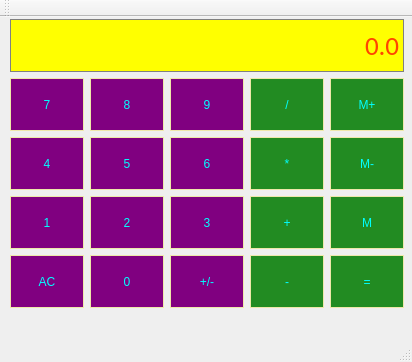
<?xml version="1.0" encoding="UTF-8"?>
<ui version="4.0">
 <class>MainWindow</class>
 <widget class="QMainWindow" name="MainWindow">
  <property name="geometry">
   <rect>
    <x>0</x>
    <y>0</y>
    <width>412</width>
    <height>362</height>
   </rect>
  </property>
  <property name="windowTitle">
   <string>MainWindow</string>
  </property>
  <widget class="QWidget" name="centralWidget">
   <widget class="QPushButton" name="pushButton_19">
    <property name="geometry">
     <rect>
      <x>330</x>
      <y>238</y>
      <width>74</width>
      <height>53</height>
     </rect>
    </property>
    <property name="sizePolicy">
     <sizepolicy hsizetype="Preferred" vsizetype="Preferred">
      <horstretch>0</horstretch>
      <verstretch>0</verstretch>
     </sizepolicy>
    </property>
    <property name="styleSheet">
     <string notr="true">QPushButton
{
	background-color: #228B22;
	border:1px solid #EEE8AA;
	padding: 5px;
	color: #00FFFF;
}

QPushButton:pressed
{
	background-color: #778899;
	border:1px solid #EEE8AA;
	padding: 5px;
	color: #00FFFF;
}
</string>
    </property>
    <property name="text">
     <string>=</string>
    </property>
   </widget>
   <widget class="QPushButton" name="pushButton_11">
    <property name="geometry">
     <rect>
      <x>170</x>
      <y>238</y>
      <width>74</width>
      <height>53</height>
     </rect>
    </property>
    <property name="sizePolicy">
     <sizepolicy hsizetype="Preferred" vsizetype="Preferred">
      <horstretch>0</horstretch>
      <verstretch>0</verstretch>
     </sizepolicy>
    </property>
    <property name="styleSheet">
     <string notr="true">QPushButton
{
	background-color: #800080;
	border:1px solid #EEE8AA;
	padding: 5px;
	color: #00FFFF;
}

QPushButton:pressed
{
	background-color: #778899;
	border:1px solid #EEE8AA;
	padding: 5px;
	color: #00FFFF;
}
</string>
    </property>
    <property name="text">
     <string>+/-</string>
    </property>
   </widget>
   <widget class="QPushButton" name="pushButton_0">
    <property name="geometry">
     <rect>
      <x>90</x>
      <y>238</y>
      <width>74</width>
      <height>53</height>
     </rect>
    </property>
    <property name="sizePolicy">
     <sizepolicy hsizetype="Preferred" vsizetype="Preferred">
      <horstretch>0</horstretch>
      <verstretch>0</verstretch>
     </sizepolicy>
    </property>
    <property name="styleSheet">
     <string notr="true">QPushButton
{
	background-color: #800080;
	border:1px solid #EEE8AA;
	padding: 5px;
	color: #00FFFF;
}

QPushButton:pressed
{
	background-color: #778899;
	border:1px solid #EEE8AA;
	padding: 5px;
	color: #00FFFF;
}
</string>
    </property>
    <property name="text">
     <string>0</string>
    </property>
   </widget>
   <widget class="QLineEdit" name="lineEdit">
    <property name="geometry">
     <rect>
      <x>10</x>
      <y>2</y>
      <width>394</width>
      <height>53</height>
     </rect>
    </property>
    <property name="sizePolicy">
     <sizepolicy hsizetype="Preferred" vsizetype="Minimum">
      <horstretch>0</horstretch>
      <verstretch>0</verstretch>
     </sizepolicy>
    </property>
    <property name="font">
     <font>
      <family>Calibri</family>
      <pointsize>20</pointsize>
     </font>
    </property>
    <property name="styleSheet">
     <string notr="true">QLineEdit
{
	background-color: #FFFF00;
	border: 1px solid gray;
	color: #FF4500;
}</string>
    </property>
    <property name="text">
     <string>0.0</string>
    </property>
    <property name="alignment">
     <set>Qt::AlignRight|Qt::AlignTrailing|Qt::AlignVCenter</set>
    </property>
   </widget>
   <widget class="QPushButton" name="pushButton_7">
    <property name="geometry">
     <rect>
      <x>10</x>
      <y>61</y>
      <width>74</width>
      <height>53</height>
     </rect>
    </property>
    <property name="sizePolicy">
     <sizepolicy hsizetype="Preferred" vsizetype="Preferred">
      <horstretch>0</horstretch>
      <verstretch>0</verstretch>
     </sizepolicy>
    </property>
    <property name="styleSheet">
     <string notr="true">QPushButton
{
	background-color: #800080;
	border:1px solid #EEE8AA;
	padding: 5px;
	color: #00FFFF;
}

QPushButton:pressed
{
	background-color: #778899;
	border:1px solid #EEE8AA;
	padding: 5px;
	color: #00FFFF;
}
</string>
    </property>
    <property name="text">
     <string>7</string>
    </property>
   </widget>
   <widget class="QPushButton" name="pushButton_6">
    <property name="geometry">
     <rect>
      <x>170</x>
      <y>120</y>
      <width>74</width>
      <height>53</height>
     </rect>
    </property>
    <property name="sizePolicy">
     <sizepolicy hsizetype="Preferred" vsizetype="Preferred">
      <horstretch>0</horstretch>
      <verstretch>0</verstretch>
     </sizepolicy>
    </property>
    <property name="styleSheet">
     <string notr="true">QPushButton
{
	background-color: #800080;
	border:1px solid #EEE8AA;
	padding: 5px;
	color: #00FFFF;
}

QPushButton:pressed
{
	background-color: #778899;
	border:1px solid #EEE8AA;
	padding: 5px;
	color: #00FFFF;
}
</string>
    </property>
    <property name="text">
     <string>6</string>
    </property>
   </widget>
   <widget class="QPushButton" name="pushButton_12">
    <property name="geometry">
     <rect>
      <x>250</x>
      <y>61</y>
      <width>74</width>
      <height>53</height>
     </rect>
    </property>
    <property name="sizePolicy">
     <sizepolicy hsizetype="Preferred" vsizetype="Preferred">
      <horstretch>0</horstretch>
      <verstretch>0</verstretch>
     </sizepolicy>
    </property>
    <property name="styleSheet">
     <string notr="true">QPushButton
{
	background-color: #228B22;
	border:1px solid #EEE8AA;
	padding: 5px;
	color: #00FFFF;
}

QPushButton:pressed
{
	background-color: #778899;
	border:1px solid #EEE8AA;
	padding: 5px;
	color: #00FFFF;
}
</string>
    </property>
    <property name="text">
     <string>/</string>
    </property>
   </widget>
   <widget class="QPushButton" name="pushButton_5">
    <property name="geometry">
     <rect>
      <x>90</x>
      <y>120</y>
      <width>74</width>
      <height>53</height>
     </rect>
    </property>
    <property name="sizePolicy">
     <sizepolicy hsizetype="Preferred" vsizetype="Preferred">
      <horstretch>0</horstretch>
      <verstretch>0</verstretch>
     </sizepolicy>
    </property>
    <property name="styleSheet">
     <string notr="true">QPushButton
{
	background-color: #800080;
	border:1px solid #EEE8AA;
	padding: 5px;
	color: #00FFFF;
}

QPushButton:pressed
{
	background-color: #778899;
	border:1px solid #EEE8AA;
	padding: 5px;
	color: #00FFFF;
}
</string>
    </property>
    <property name="text">
     <string>5</string>
    </property>
   </widget>
   <widget class="QPushButton" name="pushButton_16">
    <property name="geometry">
     <rect>
      <x>330</x>
      <y>61</y>
      <width>74</width>
      <height>53</height>
     </rect>
    </property>
    <property name="sizePolicy">
     <sizepolicy hsizetype="Preferred" vsizetype="Preferred">
      <horstretch>0</horstretch>
      <verstretch>0</verstretch>
     </sizepolicy>
    </property>
    <property name="styleSheet">
     <string notr="true">QPushButton
{
	background-color: #228B22;
	border:1px solid #EEE8AA;
	padding: 5px;
	color: #00FFFF;
}

QPushButton:pressed
{
	background-color: #778899;
	border:1px solid #EEE8AA;
	padding: 5px;
	color: #00FFFF;
}
</string>
    </property>
    <property name="text">
     <string>M+</string>
    </property>
   </widget>
   <widget class="QPushButton" name="pushButton_2">
    <property name="geometry">
     <rect>
      <x>90</x>
      <y>179</y>
      <width>74</width>
      <height>53</height>
     </rect>
    </property>
    <property name="sizePolicy">
     <sizepolicy hsizetype="Preferred" vsizetype="Preferred">
      <horstretch>0</horstretch>
      <verstretch>0</verstretch>
     </sizepolicy>
    </property>
    <property name="styleSheet">
     <string notr="true">QPushButton
{
	background-color: #800080;
	border:1px solid #EEE8AA;
	padding: 5px;
	color: #00FFFF;
}

QPushButton:pressed
{
	background-color: #778899;
	border:1px solid #EEE8AA;
	padding: 5px;
	color: #00FFFF;
}
</string>
    </property>
    <property name="text">
     <string>2</string>
    </property>
   </widget>
   <widget class="QPushButton" name="pushButton_8">
    <property name="geometry">
     <rect>
      <x>90</x>
      <y>61</y>
      <width>74</width>
      <height>53</height>
     </rect>
    </property>
    <property name="sizePolicy">
     <sizepolicy hsizetype="Preferred" vsizetype="Preferred">
      <horstretch>0</horstretch>
      <verstretch>0</verstretch>
     </sizepolicy>
    </property>
    <property name="styleSheet">
     <string notr="true">QPushButton
{
	background-color: #800080;
	border:1px solid #EEE8AA;
	padding: 5px;
	color: #00FFFF;
}

QPushButton:pressed
{
	background-color: #778899;
	border:1px solid #EEE8AA;
	padding: 5px;
	color: #00FFFF;
}
</string>
    </property>
    <property name="text">
     <string>8</string>
    </property>
   </widget>
   <widget class="QPushButton" name="pushButton_18">
    <property name="geometry">
     <rect>
      <x>330</x>
      <y>179</y>
      <width>74</width>
      <height>53</height>
     </rect>
    </property>
    <property name="sizePolicy">
     <sizepolicy hsizetype="Preferred" vsizetype="Preferred">
      <horstretch>0</horstretch>
      <verstretch>0</verstretch>
     </sizepolicy>
    </property>
    <property name="styleSheet">
     <string notr="true">QPushButton
{
	background-color: #228B22;
	border:1px solid #EEE8AA;
	padding: 5px;
	color: #00FFFF;
}

QPushButton:pressed
{
	background-color: #778899;
	border:1px solid #EEE8AA;
	padding: 5px;
	color: #00FFFF;
}
</string>
    </property>
    <property name="text">
     <string>M</string>
    </property>
   </widget>
   <widget class="QPushButton" name="pushButton_10">
    <property name="geometry">
     <rect>
      <x>10</x>
      <y>238</y>
      <width>74</width>
      <height>53</height>
     </rect>
    </property>
    <property name="sizePolicy">
     <sizepolicy hsizetype="Preferred" vsizetype="Preferred">
      <horstretch>0</horstretch>
      <verstretch>0</verstretch>
     </sizepolicy>
    </property>
    <property name="styleSheet">
     <string notr="true">QPushButton
{
	background-color: #800080;
	border:1px solid #EEE8AA;
	padding: 5px;
	color: #00FFFF;
}

QPushButton:pressed
{
	background-color: #778899;
	border:1px solid #EEE8AA;
	padding: 5px;
	color: #00FFFF;
}
</string>
    </property>
    <property name="text">
     <string>AC</string>
    </property>
   </widget>
   <widget class="QPushButton" name="pushButton_15">
    <property name="geometry">
     <rect>
      <x>250</x>
      <y>238</y>
      <width>74</width>
      <height>53</height>
     </rect>
    </property>
    <property name="sizePolicy">
     <sizepolicy hsizetype="Preferred" vsizetype="Preferred">
      <horstretch>0</horstretch>
      <verstretch>0</verstretch>
     </sizepolicy>
    </property>
    <property name="styleSheet">
     <string notr="true">QPushButton
{
	background-color: #228B22;
	border:1px solid #EEE8AA;
	padding: 5px;
	color: #00FFFF;
}

QPushButton:pressed
{
	background-color: #778899;
	border:1px solid #EEE8AA;
	padding: 5px;
	color: #00FFFF;
}
</string>
    </property>
    <property name="text">
     <string>-</string>
    </property>
   </widget>
   <widget class="QPushButton" name="pushButton_9">
    <property name="geometry">
     <rect>
      <x>170</x>
      <y>61</y>
      <width>74</width>
      <height>53</height>
     </rect>
    </property>
    <property name="sizePolicy">
     <sizepolicy hsizetype="Preferred" vsizetype="Preferred">
      <horstretch>0</horstretch>
      <verstretch>0</verstretch>
     </sizepolicy>
    </property>
    <property name="styleSheet">
     <string notr="true">QPushButton
{
	background-color: #800080;
	border:1px solid #EEE8AA;
	padding: 5px;
	color: #00FFFF;
}

QPushButton:pressed
{
	background-color: #778899;
	border:1px solid #EEE8AA;
	padding: 5px;
	color: #00FFFF;
}
</string>
    </property>
    <property name="text">
     <string>9</string>
    </property>
   </widget>
   <widget class="QPushButton" name="pushButton_13">
    <property name="geometry">
     <rect>
      <x>250</x>
      <y>120</y>
      <width>74</width>
      <height>53</height>
     </rect>
    </property>
    <property name="sizePolicy">
     <sizepolicy hsizetype="Preferred" vsizetype="Preferred">
      <horstretch>0</horstretch>
      <verstretch>0</verstretch>
     </sizepolicy>
    </property>
    <property name="styleSheet">
     <string notr="true">QPushButton
{
	background-color: #228B22;
	border:1px solid #EEE8AA;
	padding: 5px;
	color: #00FFFF;
}

QPushButton:pressed
{
	background-color: #778899;
	border:1px solid #EEE8AA;
	padding: 5px;
	color: #00FFFF;
}
</string>
    </property>
    <property name="text">
     <string>*</string>
    </property>
   </widget>
   <widget class="QPushButton" name="pushButton_17">
    <property name="geometry">
     <rect>
      <x>330</x>
      <y>120</y>
      <width>74</width>
      <height>53</height>
     </rect>
    </property>
    <property name="sizePolicy">
     <sizepolicy hsizetype="Preferred" vsizetype="Preferred">
      <horstretch>0</horstretch>
      <verstretch>0</verstretch>
     </sizepolicy>
    </property>
    <property name="styleSheet">
     <string notr="true">QPushButton
{
	background-color: #228B22;
	border:1px solid #EEE8AA;
	padding: 5px;
	color: #00FFFF;
}

QPushButton:pressed
{
	background-color: #778899;
	border:1px solid #EEE8AA;
	padding: 5px;
	color: #00FFFF;
}
</string>
    </property>
    <property name="text">
     <string>M-</string>
    </property>
   </widget>
   <widget class="QPushButton" name="pushButton_1">
    <property name="geometry">
     <rect>
      <x>10</x>
      <y>179</y>
      <width>74</width>
      <height>53</height>
     </rect>
    </property>
    <property name="sizePolicy">
     <sizepolicy hsizetype="Preferred" vsizetype="Preferred">
      <horstretch>0</horstretch>
      <verstretch>0</verstretch>
     </sizepolicy>
    </property>
    <property name="styleSheet">
     <string notr="true">QPushButton
{
	background-color: #800080;
	border:1px solid #EEE8AA;
	padding: 5px;
	color: #00FFFF;
}

QPushButton:pressed
{
	background-color: #778899;
	border:1px solid #EEE8AA;
	padding: 5px;
	color: #00FFFF;
}
</string>
    </property>
    <property name="text">
     <string>1</string>
    </property>
   </widget>
   <widget class="QPushButton" name="pushButton_14">
    <property name="geometry">
     <rect>
      <x>250</x>
      <y>179</y>
      <width>74</width>
      <height>53</height>
     </rect>
    </property>
    <property name="sizePolicy">
     <sizepolicy hsizetype="Preferred" vsizetype="Preferred">
      <horstretch>0</horstretch>
      <verstretch>0</verstretch>
     </sizepolicy>
    </property>
    <property name="styleSheet">
     <string notr="true">QPushButton
{
	background-color: #228B22;
	border:1px solid #EEE8AA;
	padding: 5px;
	color: #00FFFF;
}

QPushButton:pressed
{
	background-color: #778899;
	border:1px solid #EEE8AA;
	padding: 5px;
	color: #00FFFF;
}
</string>
    </property>
    <property name="text">
     <string>+</string>
    </property>
   </widget>
   <widget class="QPushButton" name="pushButton_3">
    <property name="geometry">
     <rect>
      <x>170</x>
      <y>179</y>
      <width>74</width>
      <height>53</height>
     </rect>
    </property>
    <property name="sizePolicy">
     <sizepolicy hsizetype="Preferred" vsizetype="Preferred">
      <horstretch>0</horstretch>
      <verstretch>0</verstretch>
     </sizepolicy>
    </property>
    <property name="styleSheet">
     <string notr="true">QPushButton
{
	background-color: #800080;
	border:1px solid #EEE8AA;
	padding: 5px;
	color: #00FFFF;
}

QPushButton:pressed
{
	background-color: #778899;
	border:1px solid #EEE8AA;
	padding: 5px;
	color: #00FFFF;
}
</string>
    </property>
    <property name="text">
     <string>3</string>
    </property>
   </widget>
   <widget class="QPushButton" name="pushButton_4">
    <property name="geometry">
     <rect>
      <x>10</x>
      <y>120</y>
      <width>74</width>
      <height>53</height>
     </rect>
    </property>
    <property name="sizePolicy">
     <sizepolicy hsizetype="Preferred" vsizetype="Preferred">
      <horstretch>0</horstretch>
      <verstretch>0</verstretch>
     </sizepolicy>
    </property>
    <property name="styleSheet">
     <string notr="true">QPushButton
{
	background-color: #800080;
	border:1px solid #EEE8AA;
	padding: 5px;
	color: #00FFFF;
}

QPushButton:pressed
{
	background-color: #778899;
	border:1px solid #EEE8AA;
	padding: 5px;
	color: #00FFFF;
}
</string>
    </property>
    <property name="text">
     <string>4</string>
    </property>
   </widget>
  </widget>
  <widget class="QMenuBar" name="menuBar">
   <property name="geometry">
    <rect>
     <x>0</x>
     <y>0</y>
     <width>412</width>
     <height>28</height>
    </rect>
   </property>
  </widget>
  <widget class="QToolBar" name="toolBar">
   <attribute name="toolBarArea">
    <enum>TopToolBarArea</enum>
   </attribute>
   <attribute name="toolBarBreak">
    <bool>false</bool>
   </attribute>
  </widget>
  <widget class="QStatusBar" name="statusBar"/>
 </widget>
 <layoutdefault spacing="6" margin="11"/>
 <resources/>
 <connections/>
</ui>
